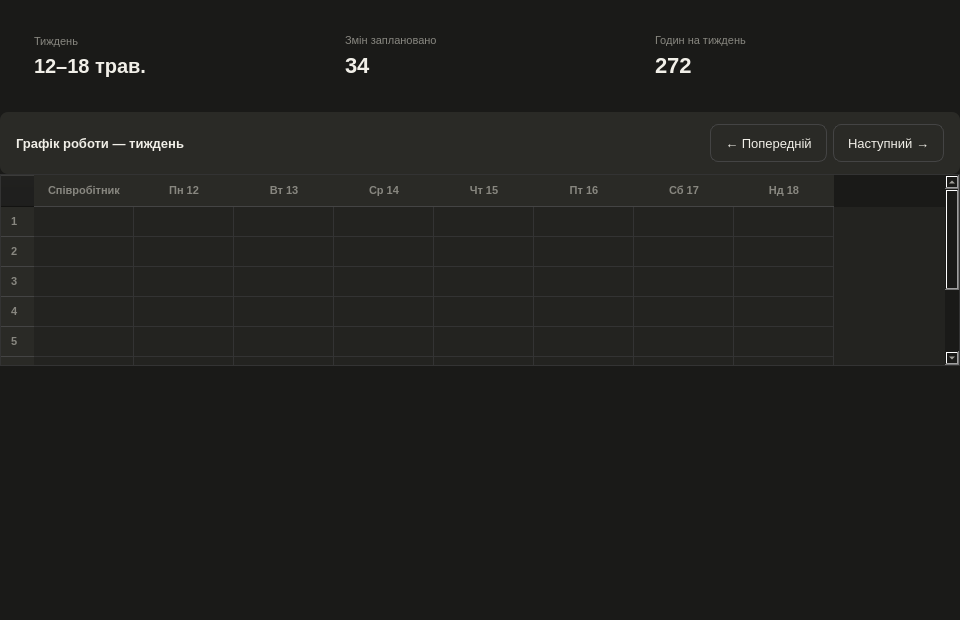
<?xml version="1.0" encoding="UTF-8"?>
<ui version="4.0">
 <class>ScheduleWidget</class>
 <widget class="QWidget" name="ScheduleWidget">
  <property name="geometry">
   <rect><x>0</x><y>0</y><width>960</width><height>620</height></rect>
  </property>
  <property name="windowTitle"><string>Графік роботи</string></property>
  <property name="toolTip"><string>Тижневий графік роботи співробітників</string></property>
  <property name="styleSheet">
   <string>QWidget { background-color: #1a1a18; color: #f1efe8; font-family: 'Segoe UI'; font-size: 13px; }
QFrame#card { background-color: #232320; border: 1px solid #333; border-radius: 8px; }
QTableWidget { background-color: #232320; border: 1px solid #333; gridline-color: #333; }
QHeaderView::section { background-color: #2a2a26; color: #888780; font-size: 11px; font-weight: bold; padding: 6px 10px; border: none; border-bottom: 1px solid #444; }
QTableWidget::item { padding: 6px 8px; }
QTableWidget::item:selected { background-color: #3a3a36; }
QPushButton { background-color: #232320; color: #f1efe8; border: 1px solid #444; border-radius: 6px; padding: 5px 14px; min-height: 26px; }
QPushButton:hover { background-color: #3a3a36; border-color: #EF9F27; }</string>
  </property>

  <layout class="QVBoxLayout" name="mainLayout">
   <property name="spacing"><number>0</number></property>
   <property name="margin"><number>0</number></property>

   <item>
    <layout class="QHBoxLayout" name="metricsLayout">
     <property name="spacing"><number>12</number></property>
     <property name="margin"><number>20</number></property>

     <item>
      <widget class="QFrame" name="c1">
       <property name="objectName"><string>card</string></property>
       <property name="toolTip"><string>Поточний тиждень розкладу</string></property>
       <layout class="QVBoxLayout"><property name="margin"><number>14</number></property>
        <item><widget class="QLabel"><property name="text"><string>Тиждень</string></property>
         <property name="styleSheet"><string>color:#888780; font-size:11px;</string></property></widget></item>
        <item><widget class="QLabel" name="lblWeek"><property name="text"><string>12–18 трав.</string></property>
         <property name="styleSheet"><string>color:#f1efe8; font-size:20px; font-weight:500;</string></property></widget></item>
       </layout>
      </widget>
     </item>

     <item>
      <widget class="QFrame" name="c2">
       <property name="objectName"><string>card</string></property>
       <property name="toolTip"><string>Загальна кількість змін на цей тиждень</string></property>
       <layout class="QVBoxLayout"><property name="margin"><number>14</number></property>
        <item><widget class="QLabel"><property name="text"><string>Змін заплановано</string></property>
         <property name="styleSheet"><string>color:#888780; font-size:11px;</string></property></widget></item>
        <item><widget class="QLabel" name="lblShifts"><property name="text"><string>34</string></property>
         <property name="styleSheet"><string>color:#f1efe8; font-size:22px; font-weight:500;</string></property></widget></item>
       </layout>
      </widget>
     </item>

     <item>
      <widget class="QFrame" name="c3">
       <property name="objectName"><string>card</string></property>
       <property name="toolTip"><string>Сумарна кількість робочих годин за тиждень</string></property>
       <layout class="QVBoxLayout"><property name="margin"><number>14</number></property>
        <item><widget class="QLabel"><property name="text"><string>Годин на тиждень</string></property>
         <property name="styleSheet"><string>color:#888780; font-size:11px;</string></property></widget></item>
        <item><widget class="QLabel" name="lblHours"><property name="text"><string>272</string></property>
         <property name="styleSheet"><string>color:#f1efe8; font-size:22px; font-weight:500;</string></property></widget></item>
       </layout>
      </widget>
     </item>

    </layout>
   </item>

   <item>
    <widget class="QFrame" name="tableCard">
     <property name="objectName"><string>card</string></property>
     <property name="toolTip"><string>Тижневий розклад змін по кожному співробітнику</string></property>
     <layout class="QVBoxLayout">
      <property name="spacing"><number>0</number></property>
      <property name="margin"><number>0</number></property>

      <item>
       <widget class="QWidget" name="tableHeader">
        <property name="styleSheet"><string>background-color:#2a2a26; border-radius:8px 8px 0 0;</string></property>
        <layout class="QHBoxLayout">
         <property name="leftMargin"><number>16</number></property><property name="rightMargin"><number>16</number></property>
         <property name="topMargin"><number>12</number></property><property name="bottomMargin"><number>12</number></property>
         <item><widget class="QLabel"><property name="text"><string>Графік роботи — тиждень</string></property>
          <property name="styleSheet"><string>color:#f1efe8; font-size:13px; font-weight:500;</string></property></widget></item>
          <item>
           <spacer name="horizontalSpacer">
            <property name="orientation">
             <enum>Qt::Horizontal</enum>
            </property>
            <property name="sizeHint" stdset="0">
             <size>
              <width>40</width>
              <height>20</height>
             </size>
            </property>
           </spacer>
          </item>
         <item>
          <widget class="QPushButton" name="btnPrev">
           <property name="text"><string>← Попередній</string></property>
           <property name="toolTip"><string>Перейти до попереднього тижня розкладу</string></property>
          </widget>
         </item>
         <item>
          <widget class="QPushButton" name="btnNext">
           <property name="text"><string>Наступний →</string></property>
           <property name="toolTip"><string>Перейти до наступного тижня розкладу</string></property>
          </widget>
         </item>
        </layout>
       </widget>
      </item>

      <item>
       <widget class="QTableWidget" name="tableSchedule">
        <property name="toolTip"><string>Сітка розкладу: рядки — співробітники, стовпці — дні тижня</string></property>
        <property name="columnCount"><number>8</number></property>
        <property name="rowCount"><number>8</number></property>
        <property name="showGrid"><bool>true</bool></property>
        <property name="selectionBehavior"><enum>QAbstractItemView::SelectRows</enum></property>
        <property name="editTriggers"><set>QAbstractItemView::NoEditTriggers</set></property>
        <column><property name="text"><string>Співробітник</string></property></column>
        <column><property name="text"><string>Пн 12</string></property></column>
        <column><property name="text"><string>Вт 13</string></property></column>
        <column><property name="text"><string>Ср 14</string></property></column>
        <column><property name="text"><string>Чт 15</string></property></column>
        <column><property name="text"><string>Пт 16</string></property></column>
        <column><property name="text"><string>Сб 17</string></property></column>
        <column><property name="text"><string>Нд 18</string></property></column>
        <row/><row/><row/><row/><row/><row/><row/><row/>
       </widget>
      </item>

     </layout>
    </widget>
   </item>

<item>
 <spacer name="verticalSpacer">
  <property name="orientation">
   <enum>Qt::Vertical</enum>
  </property>
  <property name="sizeHint" stdset="0">
   <size>
    <width>20</width>
    <height>40</height>
   </size>
  </property>
 </spacer>
</item>
  </layout>
 </widget>
 <resources/>
 <connections/>
</ui>
